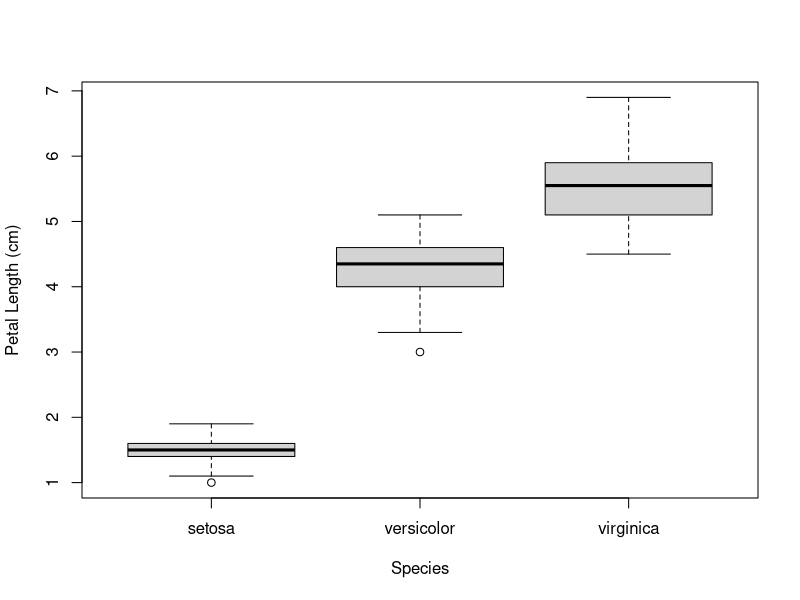
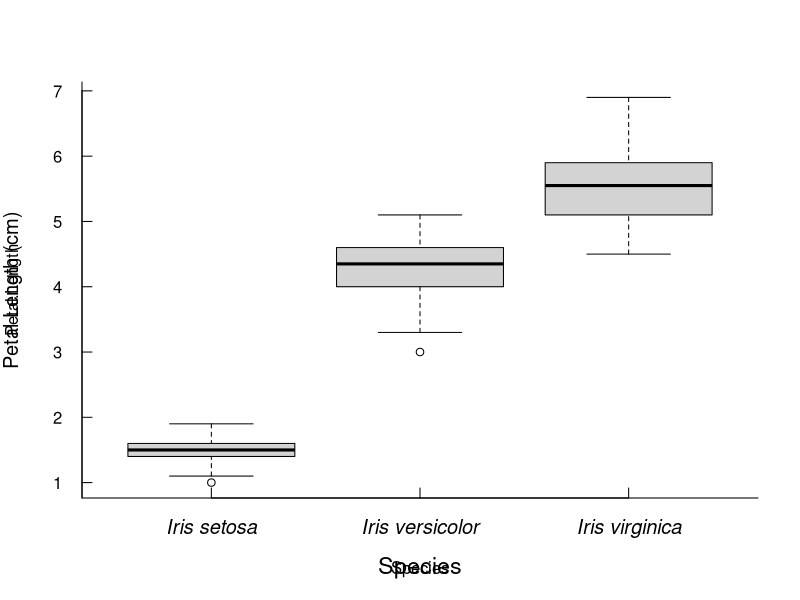

The R source for these figures, in order:
# Advanced techniques for Boxplots
# 29/08/2012
# Author: Andrew Jackson, Trinity College Dublin.
#
# This example uses the R included data "iris"

# -------------------------------------------------------------------
# Housekeeping

rm(list=ls()) # remove everything currently held in the R memory

graphics.off() # close all open graphics windows 


# -------------------------------------------------------------------
# Enter or read in your data from a file
# In this example we will use the in-built dataset "iris" which gives the 
# measurements in centimeters of the variables sepal length and width 
# and petal length and width, respectively, for 50 flowers from each 
# of 3 species of iris. The species are Iris setosa, versicolor, and virginica.
# see ?iris for more information

#setwd("D:/Alternative My Documents/Andrews Documents/Camtasia Studio/R podcasts/R podcasts scripts/graphics scripts")

# read in data from our CSV file                              
# This is a comma separated file

#brain.data <- read.csv("brain_data.csv", header=TRUE)

# make the data directly accessible by the column headers
attach(iris)


# --------------------------------------------------------------------
# Plot and explore your data


head(iris)

# A basic default boxplot
dev.new()
par(mfrow=c(1,1))
boxplot( Petal.Length ~ Species,
		ylab="Petal Length (cm)", xlab="Species")




# some advanced tricks to customising plots.
# Remove the frame surrounding the boxplot by suppressing the axes and
# manually specifying them. NB this is straight forward for most plots, 
# but for some reason the boxplot function is encoded differently.
dev.new()
par(mfrow=c(1,1))
boxplot( Petal.Length ~ Species, axes=F )
box(bty="L")
axis(1,at=1:3,c("Iris setosa","Iris versicolor","Iris virginica"),
        font=3, cex.axis=1.2, tcl=0.5)
title(xlab="Species", cex.lab=1.4)
axis(2, at=0:7, las=1, tcl=0.5)
title(ylab="Petal Length (cm)",cex.lab=1.2)

# --------------------------------------------------------------------
# Analyse your data
# e.g. a t-test, or linear regression, or ANOVA, or whatever



# --------------------------------------------------------------------
# Plot the results of your analysis



# 
# --------------------------------------------------------------------
# Save your data (only if you want)

# The "list=" command tells us which variables we want to save
# The "file=" option tells us what file to save the data to

# save( list=ls(), file="grazing_data.rdata" )

# -------------------------------------------------------------------
# Housekeeping - Cleaning up
detach(iris)





